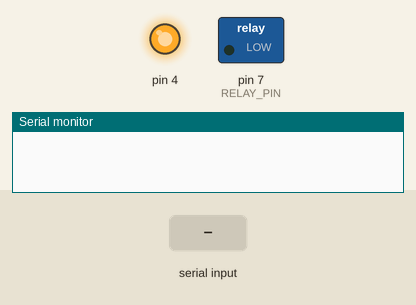
Recording of a sketch running on a simulated Arduino Uno, built with avr-gcc and run on an emulated ATmega328P. Parts: switched loads named in the sketch (green lamp = pin HIGH), output pins drawn as LEDs (lit = HIGH), the last lines printed to the serial monitor. The inputs (shaded band) are chosen by the test bench.

Above: at 3.2 s.
3.3 s: "HeatingON\n" received over the second serial link
At 4.0 s:
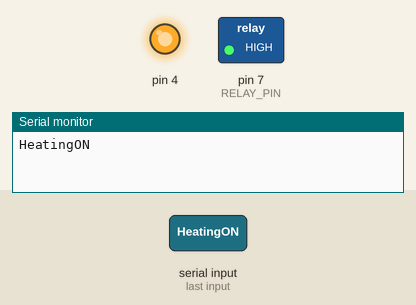
4.8 s: "HeatingOFF\n" received over the second serial link
At 5.2 s:
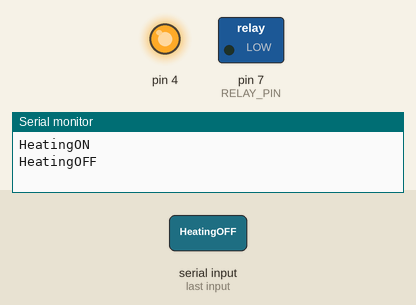
Timing chart, 0 to 7.8 s (numbered marks = the images above; inputs shaded):
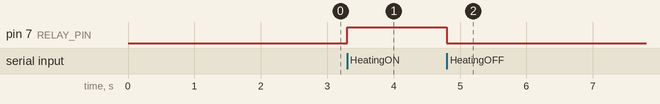

The sketch:

wykonawcze.ino
```cpp
// SEKCJA BLUETOOTH
// Importuj bibliotekę obsługi portu szergowego
#include <SoftwareSerial.h>
// Utwórz stałe odpowiadające portom RX TX do komunikacji z modułem BT
#define RX 2
#define TX 3
// Utwórz obiekt komunikacji BT
SoftwareSerial Bluetooth(RX, TX);

// SEKCJA PRZEKAŹNIKA
#define RELAY_PIN 7

// SEKCJA POZOSTAŁYCH
// Zmienna - kontener na sygnały przychodzące z termostatu
char btChar;
String btMsg = "";

void setup() {
  Serial.begin(9600);
  // KONFIGURACJA PRZEKAŹNIKA
  pinMode(RELAY_PIN, OUTPUT);

  // KONFIGURACJA BLUETOOTH
  // this pin will pull the XM-15B CE pin HIGH to enable the AT mode
  pinMode(4, OUTPUT);
  digitalWrite(4, HIGH);
  Bluetooth.begin(9600);
  delay(2000);

}

void loop()
{
  // Keep reading from HC-06 and send to Arduino Serial Monitor
    if (Bluetooth.available())
    {
      btChar = Bluetooth.read();
      Serial.write(btChar);
      if (btChar == '\n') {
        if (btMsg == "HeatingON")
          digitalWrite(RELAY_PIN, HIGH);
        if (btMsg == "HeatingOFF")
          digitalWrite(RELAY_PIN, LOW);
        btMsg = "";
      }
      else {
        if (isAlphaNumeric(btChar))
          btMsg = String(btMsg + btChar);
      }

    }

    // Keep reading from Arduino Serial Monitor and send to HC-06
    if (Serial.available())
    {
        Bluetooth.write(Serial.read());
    }
}
```

Measured:
- after the input at 3.3 s, pin 7 (RELAY_PIN): LOW → HIGH at once
- after the input at 4.8 s, pin 7 (RELAY_PIN): HIGH → LOW at once
